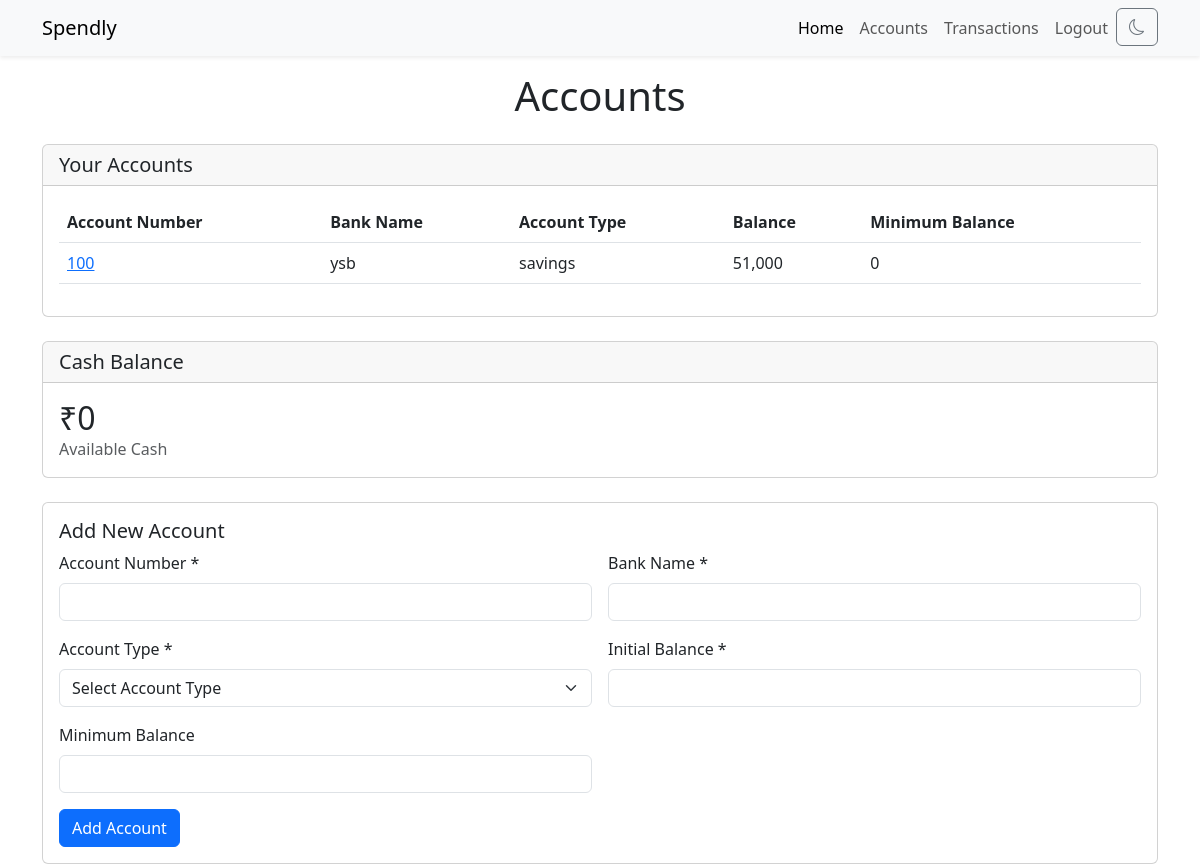
Page /accounts (signed in) on the committed database.
### app.py (models this page shows, shortened)
class AccountsTable(db.Model):
    __tablename__ = 'accounts'
    accno = db.Column(db.String, primary_key = True)
    userid = db.Column(db.Integer, db.ForeignKey("users.id", ondelete='CASCADE'), nullable = False)
    type = db.Column(db.String, nullable = False)
    bank = db.Column(db.String, nullable = False)
    balance = db.Column(db.Integer, nullable = False, default=0)
    minbal = db.Column(db.Integer, default=0)

### app.py (the view, shortened to what this page needs)
@app.route('/accounts', methods = ["GET", "POST"])
@login_required
def accounts():
    form = AccountForm()
    accounts = AccountsTable.query.filter_by(userid=current_user.id).all()
    cash = CashTable.query.get(current_user.id).balance
    return render_template('accounts.html', form=form, accounts=accounts, cash=cash, title='Accounts')

### app.py
class AccountForm(FlaskForm):
    account_number = StringField('Account Number', validators=[InputRequired()] )
    type = SelectField('Account Type',choices=[('', 'Select Account Type'), ('savings', 'Savings Account'), ('current', 'Current Account')] ,validators=[InputRequired()])
    bank = StringField('Bank Name', validators=[InputRequired()])
    balance = IntegerField('Current Balance', validators=[InputRequired()])
    minimum_balance = IntegerField('Minimum Balance')
    submit = SubmitField('Add Account')

### app.py (called while the page is built)
@login_manager.user_loader
def load_user(user_id):
    return UsersTable.query.get(int(user_id))

### templates/accounts.html (shortened to what this page needs)
{% extends "layout.html" %}
{% block content %}
<div class="container mt-4">
    <h1 class="mb-4 text-center">Accounts</h1>
    <div class="card mb-4">
        <div class="card-header">
            <h5 class="card-title mb-0">Your Accounts</h5>
        </div>
        <div class="card-body">
            {% if accounts %}
            <table id="accountsTable" class="table">
                <thead>
                    <tr>
                        <th scope="col">Account Number</th>
                        <th scope="col">Bank Name</th>
                        <th scope="col">Account Type</th>
                        <th scope="col">Balance</th>
                        <th scope="col">Minimum Balance</th>
                    </tr>
                </thead>
                <tbody>
                    {% for account in accounts %}
                        {% if account.balance < account.minbal %}
                        <tr class="table-danger">
                        {% else %}
                        <tr>
                        {% endif %}
                            <td><a href="/accountpage/{{account.accno}}">{{account.accno}}</a></td>
                            <td>{{account.bank}}</td>
                            <td>{{account.type}}</td>
                            <td>{{"{:,}".format(account.balance)}}</td>
                            <td>{{account.minbal}}</td>
                        </tr>
                    {% endfor %}
                </tbody>
            </table>
            {% else %}
            <div class="alert alert-info" role="info">
                <i class="fas fa-exclamation-circle"></i> &nbsp; No accounts created yet.
            </div>
            {% endif %}
        </div>
    </div>
    <div class="card mb-4">
        <div class="card-header">
            <h5 class="card-title mb-0">Cash Balance</h5>
        </div>
        <div class="card-body">
            <div class="row align-items-center">
                <div class="col">
                    <h2 class="mb-0">₹{{"{:,}".format(cash)}}</h2>
                    <p class="text-muted mb-0">Available Cash</p>
                </div>
            </div>
        </div>
    </div>
    <div class="card">
        <div class="card-body">
            <h5 class="card-title">Add New Account</h5>
            <form id="addAccountForm" class="row g-3", method="POST">
                <div class="col-md-6">
                    <label for="newAccountNumber" class="form-label">Account Number *</label>
                    {{ form.account_number(class="form-control", id="newAccountNumber") }}
                </div>
                <div class="col-md-6">
                    <label for="newBankName" class="form-label">Bank Name *</label>
                    {{ form.bank(class="form-control", id="newBankName") }}
                </div>
                <div class="col-md-6">
                    <label for="newAccountType" class="form-label">Account Type *</label>
                    {{ form.type(class="form-select", id="newAccountType") }}
                </div>
                <div class="col-md-6">
                    <label for="newAccountBalance" class="form-label">Initial Balance *</label>
                    {{ form.balance(class="form-control", id="newAccountBalance") }}
                </div>
                <div class="col-md-6">
                    <label for="newMinimumBalance" class="form-label">Minimum Balance</label>
                    {{ form.minimum_balance(class="form-control", id="newMinimumBalance") }}
                </div>
                <div class="col-12">
                    {{ form.submit(class="btn btn-primary") }}
                </div>
            </form>
        </div>
    </div>
</div>
{% endblock %}

### rows in the picture
AccountsTable: accno "100", bank "ysb", type "savings", balance "51,000", minbal "0"

### other values in the picture
{{ "{:,}".format(cash) }} "0"
